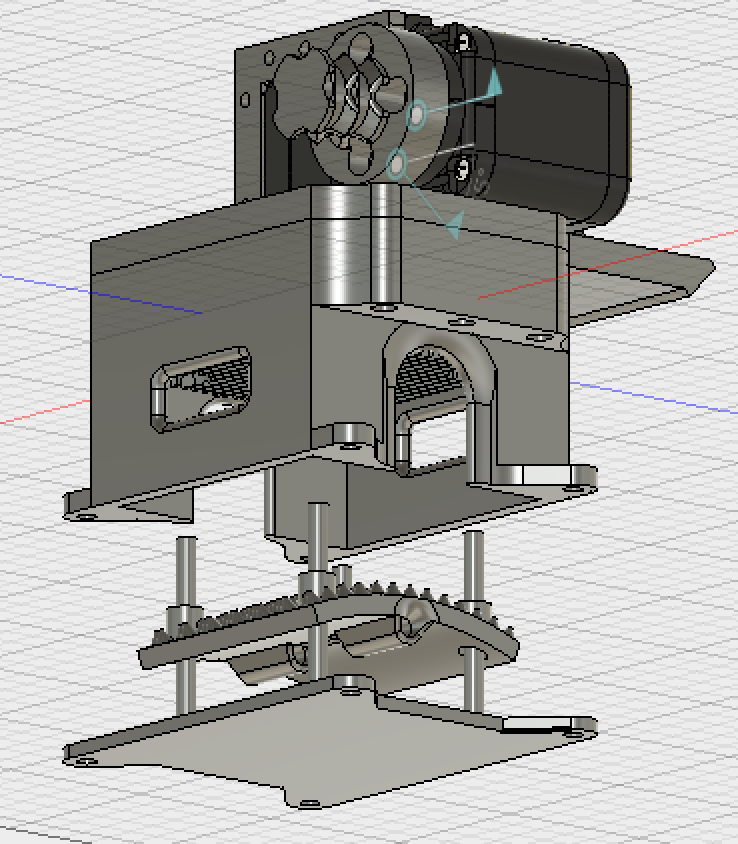
//> input picture Report/Pictures/26754109_10210881244699029_1250571673_n.png, 738 x 844 px, given in place of the camera
$ ./main   (built with g++ and OpenCV 4)
//> lines starting //> are read from the running program, lines starting //| are printed output that depends on the picture; after the words box and inside, x2 and y2 are one past the last pixel; in counts of white or black regions, pixels touching at a corner belong together
//#include <windows.h>    /// @todo remove - only dependency for it is the fps counter
#include <cmath>
#include <iostream>
#include <opencv2/core.hpp>
#include <opencv2/highgui.hpp>
#include <opencv2/features2d.hpp>
#include <opencv2/imgproc.hpp>
#include <opencv2/opencv.hpp>
#include <opencv2/opencv_modules.hpp>

////////////////
// Namespaces //
////////////////
using namespace std;
using namespace cv;

/////////////
// Structs //
/////////////
struct minMaxPair
{
    int min;
    int max;
};
struct objParams
{
   minMaxPair BGR[3];
   minMaxPair HSV[3];
   bool shiftHue;
};

//////////////////////
// Custom functions //
//////////////////////

// Originally for mass increase algorithm
void shadeReduction(Mat &src, Mat &dst, float range, float mult);
void getImage(cv::VideoCapture &cap, cv::Mat &frameBGR, Mat &frameHSV, uint shrink = 1);
Mat calcHist(Mat &src, int channel);
void calcBackProject(Mat &src, Mat* hist, Mat &dst);

// Originally for colour detection algorithm
void getObjParams(Mat &srcBGR, Mat &srcHSV, vector<objParams> &objects, float stdDevs);
Rect getSubImageRoi(Mat &src, float percent);
void shiftHue(Mat &src, Mat &dst);
void getColourMask(Mat &src, Mat &mask, objParams params, bool isBGR);

//////////////////////
// Global Constants //
//////////////////////
const int imShrink = 2;
const int histSize = 256;
const int histReduce = 256 / histSize;

int main()
{
    // Create Video Reader & show an image
    VideoCapture cap(1);  // open the chosen camera feed
    if(!cap.isOpened())   // check if we succeeded
    {return -1;}

//    // Create Video Writer
//    VideoWriter maskVideo("C:\\Users\\Student\\Desktop\\Experiment.avi",
//                          -1, cap.get(CV_CAP_PROP_FPS), Size(w, h), false);
//    if(!maskVideo.isOpened())   // check if we succeeded
//    {return -1;}

    ///////////////
    // Variables //
    ///////////////
    Mat input[2], mask[2];
    vector<objParams> objects;
    Moments moment;

//    LARGE_INTEGER q1,q2,freqq;
//    double fps = 0.0;
//    double beta = 0.1;
    int var[] = {0, 0, 0, 0, 0, 0, 0, 0, 0, 0, 0};

    ////////////////////
    // Initialisation //
    ////////////////////
//    QueryPerformanceCounter(&q1);
    getImage(cap, input[0], input[1], imShrink);
//> in getImage, frame is the input picture: 844 rows x 738 cols, CV_8UC3; mean B, G, R 167.4, 170.6, 170.6
//> in getImage, `resize(frame, frameBGR, Size(frame.cols/shrink, frame.rows/shrink));`:
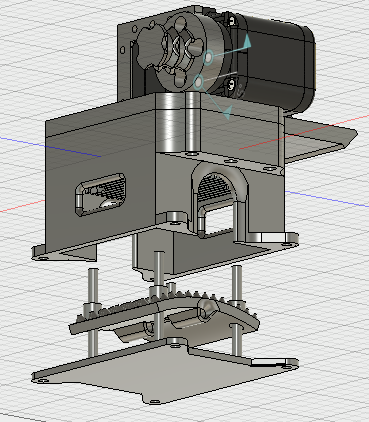
//> frameBGR: 422 rows x 369 cols, CV_8UC3; mean B, G, R 167.4, 170.6, 170.6
//> in getImage, `cvtColor(frameBGR, frameHSV, CV_BGR2HSV);`: frameHSV: 422 rows x 369 cols, CV_8UC3; mean H, S, V 43, 8.4, 171.4
    imshow("frame", input[0]);
    createTrackbar("bm", "frame", &var[0], 255);
//> slider 'bm' is set to 85
    createTrackbar("bM", "frame", &var[1], 255);
//> slider 'bM' is set to 85
    createTrackbar("gm", "frame", &var[2], 255);
//> slider 'gm' is set to 85
    createTrackbar("gM", "frame", &var[3], 255);
//> slider 'gM' is set to 85
    createTrackbar("rm", "frame", &var[4], 255);
//> slider 'rm' is set to 85
    createTrackbar("rM", "frame", &var[5], 255);
//> slider 'rM' is set to 85
    createTrackbar("h?", "frame", &var[7], 1);
//> slider 'h?' is set to 1

    /////////////////////
    // Start Main Code //
    /////////////////////
    for(;;)
    {
//        // Get FPS
//        QueryPerformanceCounter(&q2);
//        QueryPerformanceFrequency( &freqq );
//        fps = (1.0-beta)*fps + beta*(double)freqq.QuadPart/double(q2.QuadPart-q1.QuadPart);
//        QueryPerformanceCounter(&q1);
//        if(isfinite(fps) == false) {fps = 0.0;}
//        cout << "fps: " << fps << endl;

        // ###################################################################################
        // Main code #########################################################################
        // ###################################################################################

        // Get the next image frame
        getImage(cap, input[0], input[1], imShrink);
        imshow("frame", input[0]);

        // Select action based on the users input
        switch (waitKey(1))
//> the key 'c' is pressed
        {
        // User pressed 'q' for 'quit'
        case 'q':
            goto end;
            break;

        // User pressed 'c' for 'capture'
        case 'c':
            getObjParams(input[0], input[1], objects, 1.5);
//> in getObjParams, `Rect roi = getSubImageRoi(srcBGR, 1.0);`: roi = Rect(0, 0, 369, 422)
//> in getObjParams, `split(srcHSV(roi), splinter3);`:
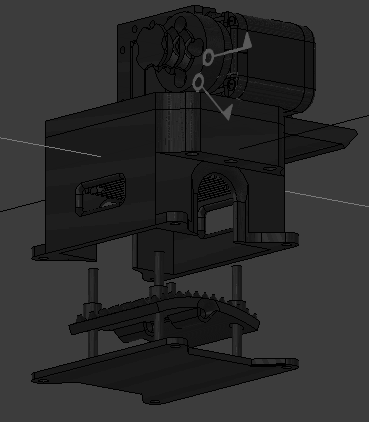
//> splinter3[0]: 422 rows x 369 cols, CV_8UC1; min 0, max 121, mean 43
//> in shiftHue, `dst = dst.reshape(0, rows);`:
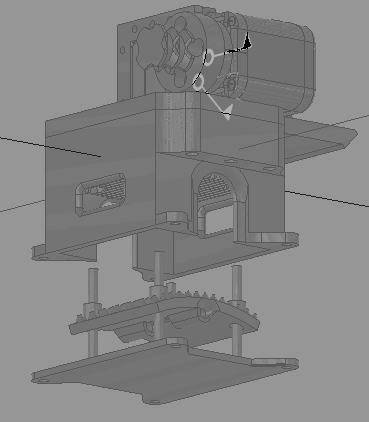
//> dst: 422 rows x 369 cols, CV_8UC1; min 0, max 179, mean 132.6
//> in getObjParams, `meanStdDev(miniImg, mean, stdDev);`: mean = [167.4, 170.6, 170.6, 132.6, 43, 8.36, 171.4]; stdDev = [72.96, 71.46, 70.78, 19.99, 19.52, 11.49, 71.12]
//> in getObjParams, `objects.push_back(newObj);`: objects = 1 item
//> objects = 1 item
            break;

        // User pressed 'u' for 'update'
        case 'u':
            if(objects.size() < 1)
            {
                objParams temp;
                for(int i = 0; i < 3; i++)
                {
                    temp.BGR[i].min=0;
                    temp.BGR[i].max=255;
                    temp.HSV[i].max=0;
                    temp.HSV[i].max=255;
                    temp.shiftHue = false;
                }
                objects.push_back(temp);
            }

            if(var[7] == 0)
            {
                for(int i = 0; i < 3; i++)
                {objects[0].BGR[i].min=var[2*i]; objects[0].BGR[i].max=var[2*i+1];}
            }
            else
            {
                for(int i = 0; i < 3; i++)
                {objects[0].HSV[i].min=var[2*i]; objects[0].HSV[i].max=var[2*i+1];}
            }
            break;

        // For all other use cases, change nothing
        default:
            break;
        }

        // Detect all objects, show only the selected's mask
        var[6] = 0;
        for(objParams object : objects)
        {
            // Get the BGR & HSV masks separately (for possible viewing later)
            getColourMask(input[0], mask[0], object, true);
            getColourMask(input[1], mask[1], object, false);

            imshow("bgr", mask[0]);
            imshow("hsv", mask[1]);

            // Merge the results
            bitwise_or(mask[0], mask[1], mask[0]);
            input[1] = Mat::zeros(input[1].rows, input[1].cols, input[1].type());
            input[0].copyTo(input[1], mask[0]);
            imshow("all", input[1]);

            // Get the center of mass of any objects in the mask
            moment = moments(mask[0]);
            cout << var[6] << " x:y = " <<
                    moment.m10/moment.m00 << ":" <<
                    moment.m01/moment.m00 << endl;
            var[6]++;
            /// @todo link to rest of system
        }
//> this loop made 1 pass
//| 0 x:y = 183.566:213.609
//> pass 1, in getColourMask, `bitwise_and(splinter3[0], splinter3[1], mask);`:
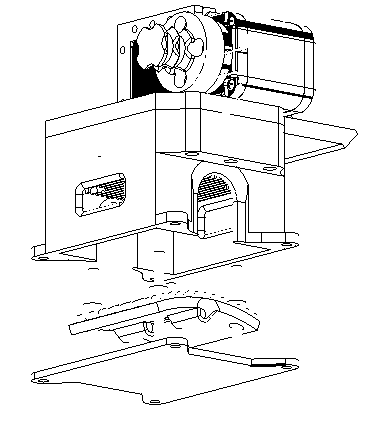
//> mask: 422 rows x 369 cols, CV_8UC1; 93.4% white; black in thin lines or dots, all inside (x1, y1, x2, y2) = (31, 5, 358, 405)
//> pass 1, in getColourMask (call 2), `bitwise_and(splinter3[0], splinter3[1], mask);`:
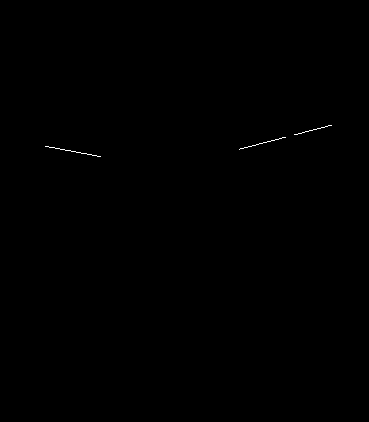
//> mask: 422 rows x 369 cols, CV_8UC1; 0.09% white in thin lines or dots, all inside (x1, y1, x2, y2) = (45, 125, 332, 157)
//> pass 1, in getColourMask (call 2), `cv::merge(splinter3, 3, temp);`:
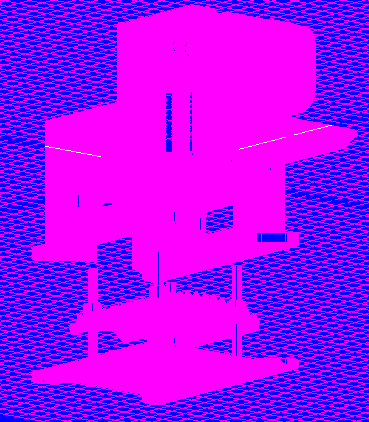
//> temp: 422 rows x 369 cols, CV_8UC3; mean B, G, R 255, 0.2, 165.7
//> the key 'u' is pressed
//> this loop made 1 pass
//| 0 x:y = 183.564:213.614
//> pass 1, `imshow("all", input[1]);`:
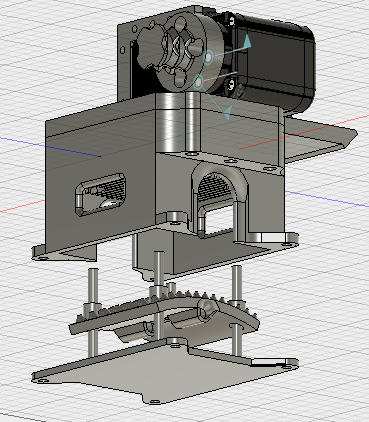
//> window 'all': 422 rows x 369 cols, CV_8UC3; mean B, G, R 166.8, 170, 169.9
//> the 'q' key is pressed
    }

/// Immediate exit point from code
end: ;
}

//////////////////////###################################################################
// CUSTOM FUNCTIONS //###################################################################
//////////////////////###################################################################

// Mass Algorithm Functions
// [19 lines left out: function shadeReduction, not called in this run]

void getImage(cv::VideoCapture &cap, cv::Mat &frameBGR, cv::Mat &frameHSV, uint shrink)
{
    Mat frame;
    cap >> frame;
    resize(frame, frameBGR, Size(frame.cols/shrink, frame.rows/shrink));
    cvtColor(frameBGR, frameHSV, CV_BGR2HSV);
}

// [52 lines left out: functions calcHist, calcBackProject, not called in this run]

// Colour Description
void getObjParams(Mat &srcBGR, Mat &srcHSV, vector<objParams> &objects, float stdDevs)
{
    assert(srcBGR.size == srcHSV.size &&
           srcBGR.channels() == srcHSV.channels());

    // Variables
    objParams newObj;
    Mat miniImg, splinter3[3], splinter7[7], mean, stdDev;
    Rect roi = getSubImageRoi(srcBGR, 1.0);

    // Split each image into separate channels
    // BGR image
    split(srcBGR(roi), splinter3);
    for(int i = 0; i < 3; i++)
    {splinter3[i].copyTo(splinter7[i]);}

    // HSV image
    split(srcHSV(roi), splinter3);
    for(int i = 0; i < 3; i++)
    {splinter3[i].copyTo(splinter7[i+4]);}

    // Shifted hue channel
    shiftHue(splinter3[0], splinter7[3]);

    // Merge all channels into a single image, and get some statistics
    cv::merge(splinter7, 7, miniImg);
    meanStdDev(miniImg, mean, stdDev);

    // For each channels stats, find the most appropriate min and max values
    for(int i = 0; i < 3; i++)
    {
        // BGR
        newObj.BGR[i].min = int(mean.at<uchar>(i) - stdDev.at<uchar>(i) * stdDevs);
        newObj.BGR[i].max = int(mean.at<uchar>(i) + stdDev.at<uchar>(i) * stdDevs);

        // HSV - selecting the more optimal hue variant
        newObj.shiftHue = false;
        if((i == 0) && (stdDev.at<uchar>(3) < stdDev.at<uchar>(4)))
        {
            newObj.HSV[i].min = int(mean.at<uchar>(3) - stdDev.at<uchar>(3) * stdDevs);
            newObj.HSV[i].max = int(mean.at<uchar>(3) + stdDev.at<uchar>(3) * stdDevs);
            newObj.shiftHue = true;
        }
        else
        {
            newObj.HSV[i].min = int(mean.at<uchar>(i+4) - stdDev.at<uchar>(i+4) * stdDevs);
            newObj.HSV[i].max = int(mean.at<uchar>(i+4) + stdDev.at<uchar>(i+4) * stdDevs);
        }
    }

    // Add the newly created object to the vector list
    objects.clear();
    objects.push_back(newObj);
}

Rect getSubImageRoi(Mat &src, float percent)
{
    int rows = src.rows*percent;
    int cols = src.cols*percent;
    Rect roi = Rect( (src.cols-cols)/2, (src.rows-rows)/2, cols, rows );
    return roi;
}

void shiftHue(Mat &src, Mat &dst)
{
    assert(src.channels() == 1);

    // Setup
    int rows = src.rows;
    dst = src.reshape(0, 1);
    uchar* dp = dst.ptr<uchar>(0);

    // Begin the conversion
    for (int i = 0; i < dst.cols; i++)
    {dp[i] = (dp[i] < 90) ? dp[i]+90 : dp[i]-90;}

    // Return output back to the original dimensions
    dst = dst.reshape(0, rows);
}

// Colour Tracker
void getColourMask(Mat &src, Mat &mask, objParams params, bool isBGR)
{
    // Initialise
    minMaxPair limits;
    Mat splinter3[3], temp;
    split(src, splinter3);
    if((isBGR == true) && (params.shiftHue == true))
    {shiftHue(splinter3[0], splinter3[0]);}

    // Threshold everything
    for(int i = 0; i < 3; i++)
    {
        // Get channel parameters
        if(isBGR == true)
        {limits = params.BGR[i];}
        else
        {limits = params.HSV[i];}

        // Extract channel mask
        inRange(splinter3[i], limits.min, limits.max, splinter3[i]);
    }

    // Bitwise AND the channels together to generate the resultant mask
    bitwise_and(splinter3[0], splinter3[1], mask);
    bitwise_and(splinter3[2], mask, mask);

    cv::merge(splinter3, 3, temp);
    if(isBGR == true)
    {imshow("BGR_Mask", temp);}
    else
    {imshow("HSV_Mask", temp);}
}
